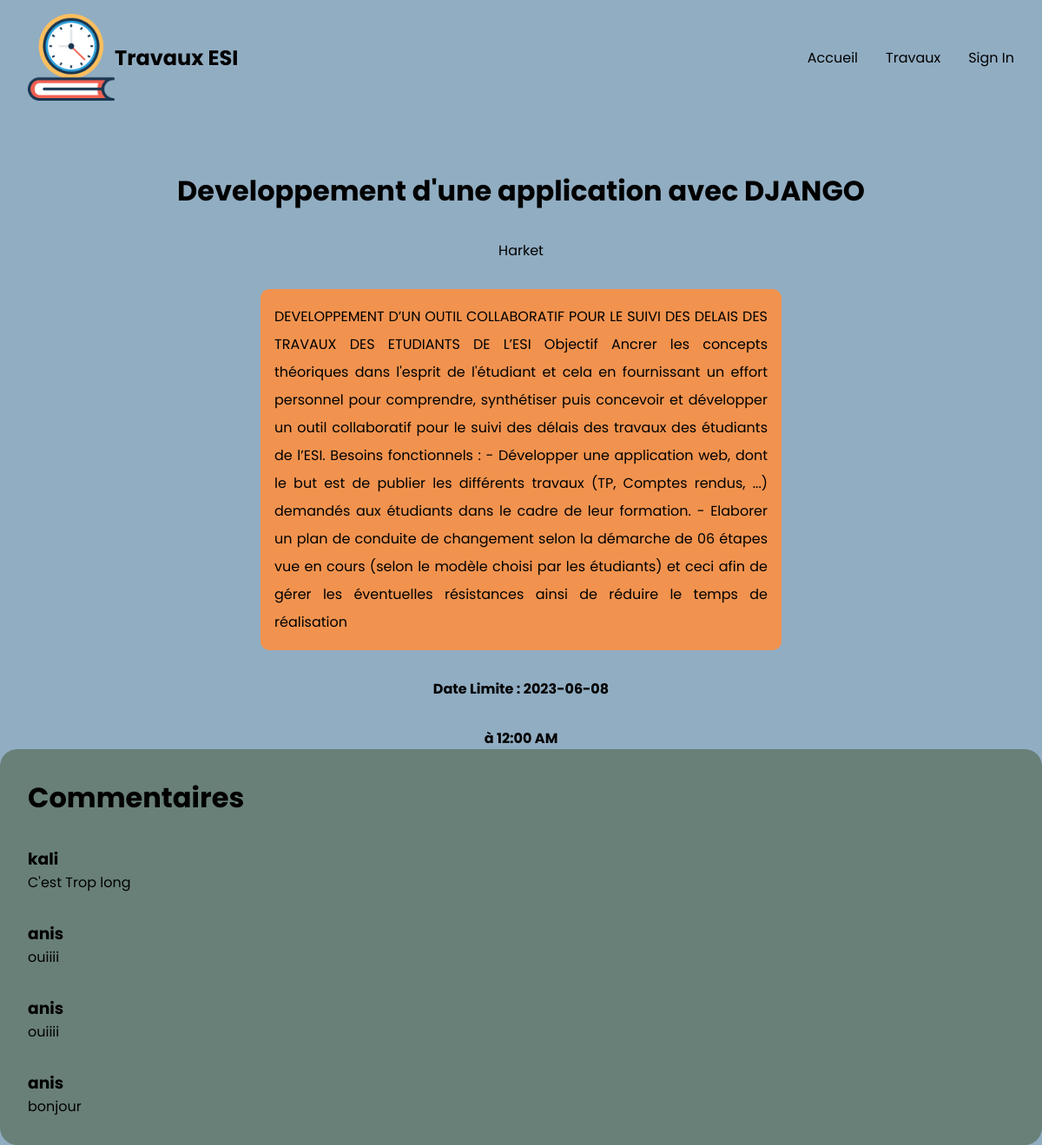
The page /details/1 on the database its author committed.
### app/models.py (models this page shows, shortened)
class Travail(models.Model):
    titre = models.CharField(max_length=200)
    description = models.TextField(blank=True,null=True)
    date_limite = models.DateTimeField()
    classe = models.ForeignKey(Classe,on_delete=models.CASCADE)
    enseignant = models.ForeignKey(Enseignant,on_delete=models.CASCADE)
    fichier = models.FileField(upload_to='fichiersens/', blank=True, null=True)

class Enseignant(models.Model):
    user = models.OneToOneField(User,on_delete=models.CASCADE)
    classe = models.ManyToManyField(Classe,related_name='enseignants')

class Commentaire(models.Model):
    travail = models.ForeignKey(Travail, on_delete=models.CASCADE)
    auteur = models.ForeignKey(User, on_delete=models.CASCADE)
    contenu = models.TextField()
    date_creation = models.DateTimeField(auto_now_add=True)

### app/views.py (the view)
# urls.py: path('details/<int:pk>',travail_details,name="travail_details" ),
def travail_details(request, pk):
    tr = Travail.objects.get(pk=pk)
    cmnts = Commentaire.objects.filter(travail=tr)
    if request.method == 'POST':
        gt = request.POST.get('desc')
        if gt  != "" :
            cmt = Commentaire.objects.create(travail=tr,auteur=request.user,contenu=gt)
            cmt.save()
            return redirect("app:travail_details", tr.pk)
    return render(request,'all/details.html', {"tr":tr,'cmnts': cmnts})

### templates/all/details.html (shortened to what this page needs)
{% extends 'base.html' %}
{% load static %}
{% block content %}
    <div class="home-second">
                        <h1>{{tr.titre}}</h1>
                        <p>{{tr.enseignant.user.username|capfirst}}</p>
                        <p style="width: 50%; text-align: justify; line-height: 2rem; background-color: rgb(241, 147, 79); padding: 1rem; border-radius: 10px;">{{tr.description}}</p>
                        <p style="font-weight: bold;">Date Limite : {{tr.date_limite|date:'Y-m-d'}}</p>
                        <p style="font-weight: bold;">à {{tr.date_limite|time:'h:i A' }}</p>
     </div>
    <div class="second-part" style="padding: 2rem; width: 100%; background-color: rgb(105, 128, 120);border-radius: 20px;">
     <h1 style="margin-bottom: 2rem;">Commentaires</h1>
     <div class="cmnts" style="display: flex;flex-direction: column;gap: 2rem;">
         {% for cmt in cmnts %}
         <div class="cmnt">
              <h3> {{cmt.auteur.username}}</h3>
              <p>{{cmt.contenu}}</p>
         </div>
     {% endfor %}
     </div>
    </div>
{% endblock content %}

### static/css/style.css (style rules this page uses)
* { margin:0; padding: 0; box-sizing: border-box; }
body { font-family: 'Cairo', sans-serif; font-family: 'Montserrat', sans-serif; font-family: 'Poppins', sans-serif; color: #000; background-color: #91ADC2; min-height: 100vh; position: relative; }
.home-second { display: flex; flex-direction: column; align-items: center; gap: 2rem; padding-top: 5rem; }

### rows shown on the page
Travail: titre "Developpement d'une application avec DJANGO", enseignant.user.username "Harket", description "DEVELOPPEMENT D’UN OUTIL COLLABORATIF POUR LE SUIVI DES DELAIS DES TRAVAUX DES ETUDIANTS DE L’ESI Objectif Ancrer les concepts théoriques dans l'esprit de l'étudiant et cela en fournissant un effort personnel pour comprendre, synthétiser puis concevoir et développer un outil collaboratif pour le suivi des délais des travaux des étudiants de l’ESI. Besoins fonctionnels : - Développer une application web, dont le but est de publier les différents travaux (TP, Comptes rendus, ...) demandés aux étudiants dans le cadre de leur formation. - Elaborer un plan de conduite de changement selon la démarche de 06 étapes vue en cours (selon le modèle choisi par les étudiants) et ceci afin de gérer les…", date_limite "2023-06-08", date_limite "12:00 AM"
Commentaire: auteur.username "kali", contenu "C'est Trop long"
Commentaire: auteur.username "anis", contenu "ouiiii"
Commentaire: auteur.username "anis", contenu "ouiiii"
Commentaire: auteur.username "anis", contenu "bonjour"
